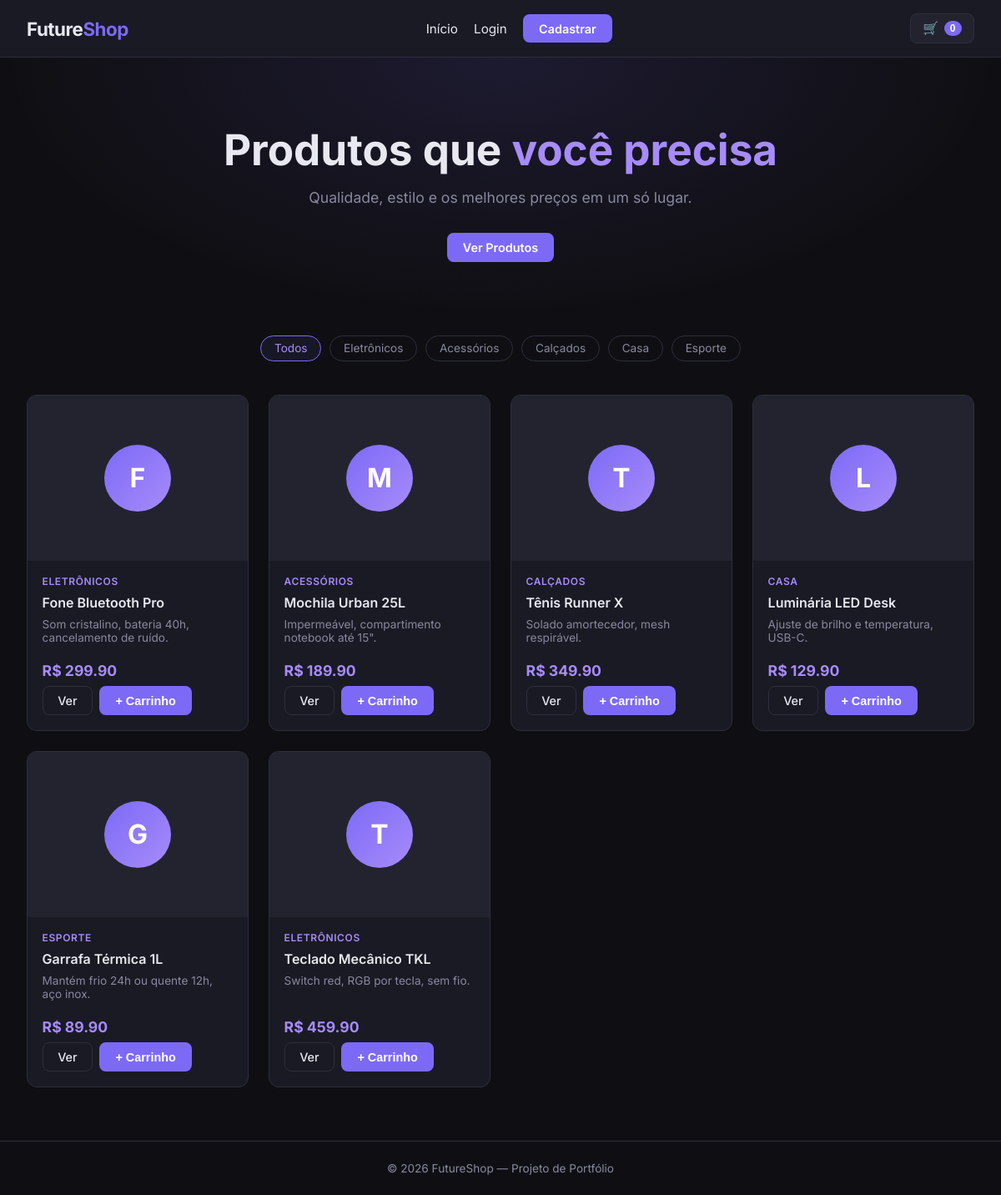
The page / on the database its author committed.
### tables this page shows
CREATE TABLE produtos (
                id INTEGER PRIMARY KEY AUTOINCREMENT,
                nome TEXT NOT NULL,
                descricao TEXT,
                preco REAL NOT NULL,
                imagem TEXT,
                categoria TEXT
            );

### app.py (the view)
@app.route('/')
def index():
    categoria = request.args.get('categoria', '')
    with get_db() as conn:
        if categoria:
            produtos = conn.execute(
                'SELECT * FROM produtos WHERE categoria = ?', (categoria,)
            ).fetchall()
        else:
            produtos = conn.execute('SELECT * FROM produtos').fetchall()
        categorias = conn.execute(
            'SELECT DISTINCT categoria FROM produtos'
        ).fetchall()
    return render_template('index.html',
                           produtos=produtos,
                           categorias=categorias,
                           categoria_ativa=categoria,
                           usuario=get_usuario())

### app.py (called while the page is built)
def get_db():
    conn = sqlite3.connect(DB)
    conn.row_factory = sqlite3.Row  # permite acessar colunas pelo nome
    return conn

def usuario_logado():
    return session.get('usuario_id') is not None

def get_usuario():
    if not usuario_logado():
        return None
    with get_db() as conn:
        return conn.execute('SELECT * FROM usuarios WHERE id = ?', (session['usuario_id'],)).fetchone()

### templates/index.html (shortened to what this page needs)
{% extends 'base.html' %}
{% block content %}
<section class="hero">
  <div class="hero-text">
    <h1>Produtos que <span>você precisa</span></h1>
    <p>Qualidade, estilo e os melhores preços em um só lugar.</p>
    <a href="#produtos" class="btn-primary">Ver Produtos</a>
  </div>
</section>
<section class="filtro" id="produtos">
  <a href="{{ url_for('index') }}"
     class="tag {% if not categoria_ativa %}tag-ativa{% endif %}">Todos</a>
  {% for c in categorias %}
    <a href="{{ url_for('index', categoria=c['categoria']) }}"
       class="tag {% if categoria_ativa == c['categoria'] %}tag-ativa{% endif %}">
      {{ c['categoria'] }}
    </a>
  {% endfor %}
</section>
<section class="produtos-grid">
  {% for p in produtos %}
  <div class="card-produto">
    <div class="card-img">
      <div class="img-placeholder">{{ p['nome'][0] }}</div>
    </div>
    <div class="card-info">
      <span class="card-categoria">{{ p['categoria'] }}</span>
      <h3>{{ p['nome'] }}</h3>
      <p>{{ p['descricao'] }}</p>
      <div class="card-footer">
        <span class="preco">R$ {{ "%.2f"|format(p['preco']) }}</span>
        <div class="card-actions">
          <a href="{{ url_for('produto', id=p['id']) }}" class="btn-outline">Ver</a>
          <button class="btn-primary"
            onclick="addCarrinho({{ p['id'] }}, '{{ p['nome'] }}', {{ p['preco'] }})">
            + Carrinho
          </button>
        </div>
      </div>
    </div>
  </div>
  {% else %}
    <p class="sem-produtos">Nenhum produto encontrado nessa categoria.</p>
  {% endfor %}
</section>
{% endblock %}

### templates/base.html (shortened to what this page needs)
<!DOCTYPE html>
<html lang="pt-BR">
<head>
  <link rel="stylesheet" href="{{ url_for('static', filename='css/style.css') }}"/>
</head>
<body>
  <nav class="navbar">
    <a href="{{ url_for('index') }}" class="nav-logo">Future<span>Shop</span></a>
    <div class="nav-links">
      <a href="{{ url_for('index') }}">Início</a>
      {% if usuario %}
        <a href="{{ url_for('dashboard') }}">Minha Conta</a>
        <a href="{{ url_for('logout') }}" class="btn-outline">Sair</a>
      {% else %}
        <a href="{{ url_for('login') }}">Login</a>
        <a href="{{ url_for('cadastro') }}" class="btn-primary">Cadastrar</a>
      {% endif %}
    </div>
    <button class="cart-btn" onclick="toggleCart()">
      🛒 <span class="cart-count" id="cartCount">0</span>
    </button>
  </nav>
  <main>
    {% block content %}{% endblock %}
  </main>
  <footer class="footer">
    <p>© 2026 FutureShop — Projeto de Portfólio</p>
  </footer>
</body>
</html>

### static/css/style.css (style rules this page uses)
:root { --bg: #0f0f13; --bg2: #1a1a24; --bg3: #23232f; --border: #2e2e3d; --accent: #7c6af7; --accent2: #a78bfa; --text: #e8e8f0; --muted: #8888a0; --success: #22c55e; --error: #ef4444; --info: #3b82f6; --radius: 12px; --shadow: 0 4px 24px rgba(0,0,0,.4); --trans: .2s ease; }
*, *::before, *::after { box-sizing: border-box; margin: 0; padding: 0; }
html { scroll-behavior: smooth; }
body { font-family: 'Inter', sans-serif; background: var(--bg); color: var(--text); min-height: 100vh; display: flex; flex-direction: column; }
a { color: inherit; text-decoration: none; }
.btn-primary { display: inline-block; background: var(--accent); color: #fff; padding: .55rem 1.2rem; border-radius: 8px; border: none; cursor: pointer; font-size: .9rem; font-weight: 600; transition: background var(--trans), transform var(--trans); }
.btn-outline { display: inline-block; border: 1.5px solid var(--border); color: var(--text); padding: .5rem 1.1rem; border-radius: 8px; background: transparent; cursor: pointer; font-size: .9rem; font-weight: 500; transition: border-color var(--trans), color var(--trans); }
.navbar { display: flex; align-items: center; justify-content: space-between; padding: 1rem 2rem; background: var(--bg2); border-bottom: 1px solid var(--border); position: sticky; top: 0; z-index: 100; }
.nav-logo { font-size: 1.4rem; font-weight: 700; letter-spacing: -.5px; }
.nav-logo span { color: var(--accent); }
.nav-links { display: flex; align-items: center; gap: 1.2rem; font-size: .95rem; }
.cart-btn { background: var(--bg3); border: 1px solid var(--border); color: var(--text); padding: .5rem .9rem; border-radius: 8px; cursor: pointer; font-size: .95rem; display: flex; align-items: center; gap: .4rem; transition: border-color var(--trans); }
.cart-count { background: var(--accent); color: #fff; border-radius: 99px; padding: .1rem .45rem; font-size: .75rem; font-weight: 700; }
.hero { padding: 5rem 2rem 4rem; text-align: center; background: radial-gradient(ellipse at 50% 0%, #7c6af720 0%, transparent 70%); }
.hero h1 { font-size: clamp(2rem, 5vw, 3.2rem); font-weight: 700; line-height: 1.2; margin-bottom: 1rem; }
.hero h1 span { color: var(--accent2); }
.hero p { color: var(--muted); font-size: 1.1rem; margin-bottom: 2rem; }
.filtro { display: flex; flex-wrap: wrap; gap: .6rem; padding: 1.5rem 2rem; justify-content: center; }
.tag { padding: .4rem 1rem; border-radius: 99px; border: 1.5px solid var(--border); font-size: .85rem; color: var(--muted); transition: all var(--trans); }
.tag:hover, .tag-ativa { border-color: var(--accent); color: var(--accent2); background: #7c6af715; }
.produtos-grid { display: grid; grid-template-columns: repeat(auto-fill, minmax(260px, 1fr)); gap: 1.5rem; padding: 1rem 2rem 4rem; max-width: 1200px; margin: 0 auto; width: 100%; }
.card-produto { background: var(--bg2); border: 1px solid var(--border); border-radius: var(--radius); overflow: hidden; transition: transform var(--trans), border-color var(--trans); display: flex; flex-direction: column; }
.card-img { background: var(--bg3); aspect-ratio: 4/3; display: flex; align-items: center; justify-content: center; }
.img-placeholder { width: 80px; height: 80px; border-radius: 50%; background: linear-gradient(135deg, var(--accent), var(--accent2)); display: flex; align-items: center; justify-content: center; font-size: 2rem; font-weight: 700; color: #fff; }
.card-info { padding: 1.1rem; display: flex; flex-direction: column; gap: .5rem; flex: 1; }
.card-categoria { font-size: .75rem; color: var(--accent2); text-transform: uppercase; letter-spacing: .05em; font-weight: 600; }
.card-info h3 { font-size: 1rem; font-weight: 600; }
.card-info p { font-size: .85rem; color: var(--muted); flex: 1; }
.card-footer { display: flex; align-items: center; justify-content: space-between; margin-top: .8rem; flex-wrap: wrap; gap: .5rem; }
.preco { font-size: 1.1rem; font-weight: 700; color: var(--accent2); }
.card-actions { display: flex; gap: .5rem; }
.footer { text-align: center; padding: 1.5rem; color: var(--muted); font-size: .85rem; border-top: 1px solid var(--border); margin-top: auto; }

### rows shown on the page
produtos: nome "F", categoria "ELETRÔNICOS", nome "Fone Bluetooth Pro", descricao "Som cristalino, bateria 40h, cancelamento de ruído.", preco "299.90"
produtos: nome "M", categoria "ACESSÓRIOS", nome "Mochila Urban 25L", descricao "Impermeável, compartimento notebook até 15\".", preco "189.90"
produtos: nome "T", categoria "CALÇADOS", nome "Tênis Runner X", descricao "Solado amortecedor, mesh respirável.", preco "349.90"
produtos: nome "L", categoria "CASA", nome "Luminária LED Desk", descricao "Ajuste de brilho e temperatura, USB-C.", preco "129.90"
produtos: nome "G", categoria "ESPORTE", nome "Garrafa Térmica 1L", descricao "Mantém frio 24h ou quente 12h, aço inox.", preco "89.90"
produtos: nome "T", categoria "ELETRÔNICOS", nome "Teclado Mecânico TKL", descricao "Switch red, RGB por tecla, sem fio.", preco "459.90"

### other values the page prints
{{ c['categoria'] }} "Eletrônicos" "Acessórios" "Calçados" "Casa" "Esporte"
